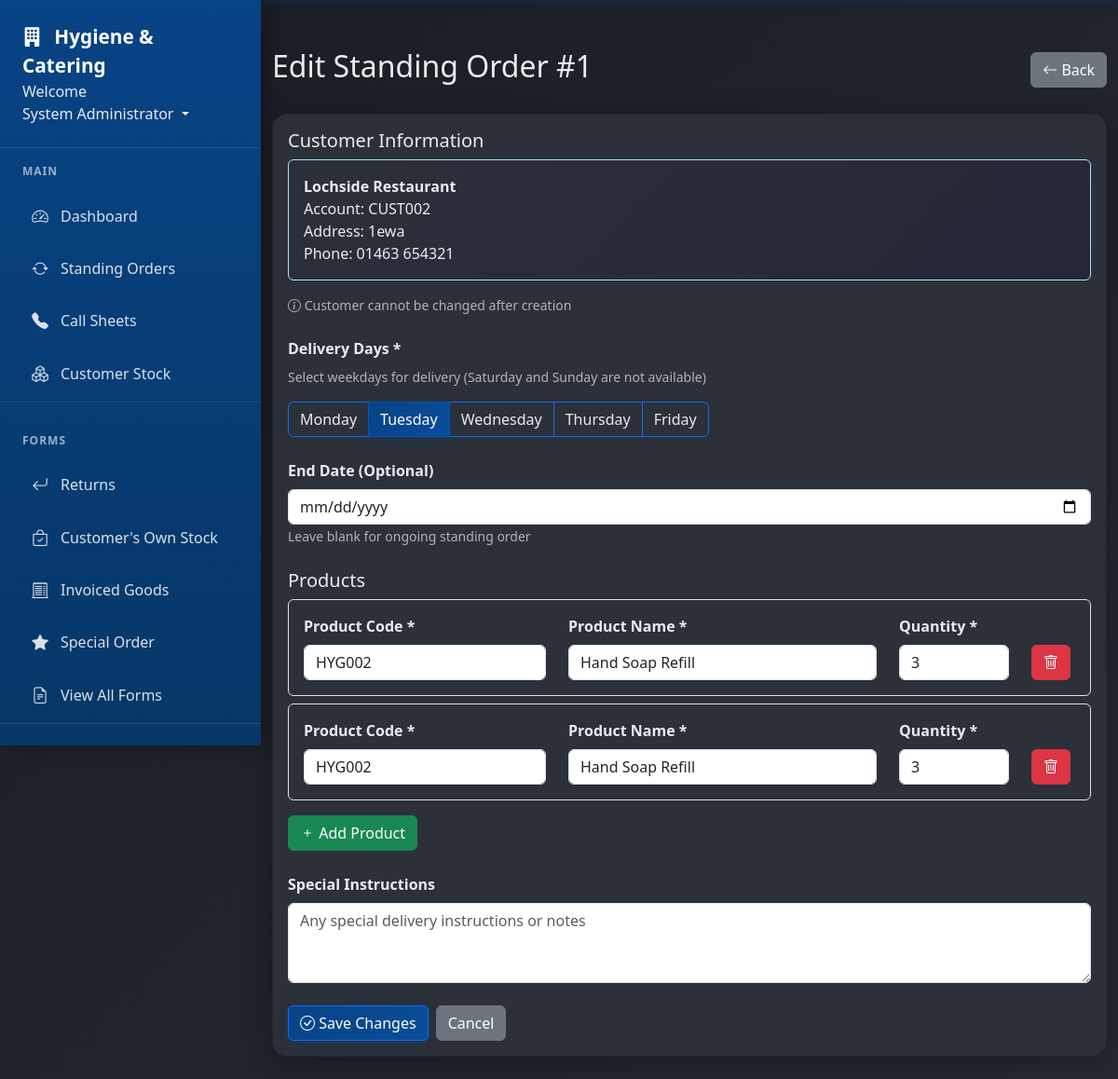
/standing-orders/standing-orders/1/edit (signed in), run on the app's committed database.
### app/models.py (models this page shows, shortened)
class User(db.Model, UserMixin):
    id = db.Column(db.Integer, primary_key=True)
    username = db.Column(db.String(20), unique=True, nullable=False)  # Keep for system use
    email = db.Column(db.String(120), unique=True, nullable=False, index=True)  # Primary identifier
    full_name = db.Column(db.String(100), nullable=False)
    password_hash = db.Column(db.String(128), nullable=False)  # Changed from 'password' to 'password_hash'
    role = db.Column(db.String(20), nullable=False)
    job_title = db.Column(db.String(100))
    direct_phone = db.Column(db.String(20))
    mobile_phone = db.Column(db.String(20))
    is_active = db.Column(db.Boolean, default=True)
    must_change_password = db.Column(db.Boolean, default=False)
    created_at = db.Column(db.DateTime, nullable=False, default=datetime.utcnow)
    last_login = db.Column(db.DateTime)
    forms = db.relationship('Form', foreign_keys='Form.user_id', backref='author', lazy=True)
    callsheet_entries = db.relationship('CallsheetEntry', backref='entered_by', lazy=True)
    callsheets_created = db.relationship('Callsheet', backref='created_by_user', lazy=True)
    todo_items = db.relationship('TodoItem', backref='user', lazy=True, cascade='all, delete-orphan')
    company_updates = db.relationship('CompanyUpdate', backref='author', lazy=True, cascade='all, delete-orphan')

class StandingOrder(db.Model):
    id = db.Column(db.Integer, primary_key=True)
    customer_id = db.Column(db.Integer, db.ForeignKey('customer.id'), nullable=False)
    delivery_days = db.Column(db.String(20), nullable=False)  # e.g., "0,3" for Monday & Thursday
    start_date = db.Column(db.Date, nullable=False)
    end_date = db.Column(db.Date, nullable=True)  # Null means ongoing
    status = db.Column(db.String(20), default='active')  # active, paused, ended
    special_instructions = db.Column(db.Text)
    created_by = db.Column(db.Integer, db.ForeignKey('user.id'), nullable=False)
    created_at = db.Column(db.DateTime, nullable=False, default=datetime.utcnow)
    updated_at = db.Column(db.DateTime, nullable=False, default=datetime.utcnow, onupdate=datetime.utcnow)
    WEEKDAYS = list(range(5))  # 0=Monday through 4=Friday
    WEEKDAY_NAMES = ['Monday', 'Tuesday', 'Wednesday', 'Thursday', 'Friday']
    WEEKEND_ERROR_MESSAGE = 'Weekend deliveries are not supported. Please select Monday through Friday only.'
    customer = db.relationship('Customer', backref='standing_orders')
    created_by_user = db.relationship('User', backref='created_standing_orders')
    items = db.relationship('StandingOrderItem', backref='standing_order', cascade='all, delete-orphan')
    schedules = db.relationship('StandingOrderSchedule', backref='standing_order', cascade='all, delete-orphan')
    logs = db.relationship('StandingOrderLog', backref='standing_order', cascade='all, delete-orphan')

class Customer(db.Model):
    id = db.Column(db.Integer, primary_key=True)
    account_number = db.Column(db.String(20), unique=True, nullable=False, index=True)
    name = db.Column(db.String(100), nullable=False, index=True)
    contact_name = db.Column(db.String(100))
    phone = db.Column(db.String(20))  # Main phone number for the account
    email = db.Column(db.String(100))
    address = db.Column(db.String(200))
    notes = db.Column(db.Text)
    callsheet_notes = db.Column(db.Text)  # Persistent across all callsheets
    addresses = db.relationship('CustomerAddress', backref='customer', lazy=True, cascade='all, delete-orphan')
    __table_args__ = (
        db.Index('idx_customer_account', 'account_number'),
        db.Index('idx_customer_name', 'name'),
    )

### app/blueprints/standing_orders.py (the view, shortened to what this page needs)
@standing_orders_bp.route('/standing-orders/<int:order_id>/edit', methods=['GET', 'POST'])
@login_required
def edit_standing_order(order_id):
    order = StandingOrder.query.get_or_404(order_id)
    customers = Customer.query.order_by(Customer.name).all()
    return render_template('standing_order_edit.html', order=order, customers=customers)

### app/models.py (called while the page is built)
@login_manager.user_loader
def load_user(user_id):
    return User.query.get(int(user_id))

### app/templates/standing_order_edit.html (shortened to what this page needs)
{% extends "base.html" %} {% block content %}
<div class="d-flex justify-content-between align-items-center mb-4">
  <h2>Edit Standing Order #{{ order.id }}</h2>
  <a
    href="{{ url_for('standing_orders.view_standing_order', order_id=order.id) }}"
    class="btn btn-secondary"
  >
    <i class="bi bi-arrow-left"></i> Back
  </a>
</div>
<div class="card">
  <div class="card-body">
    <form id="editStandingOrderForm">
      <div class="mb-4">
        <h5>Customer Information</h5>
        <div class="alert alert-info">
          <strong>{{ order.customer.name }}</strong><br />
          Account: {{ order.customer.account_number }}<br />
          {% if order.customer.address %} Address: {{ order.customer.address
          }}<br />
          {% endif %} {% if order.customer.phone %} Phone: {{
          order.customer.phone }} {% endif %}
        </div>
        <p class="text-muted small">
          <i class="bi bi-info-circle"></i> Customer cannot be changed after
          creation
        </p>
      </div>
      <div class="mb-4">
        <label class="form-label">Delivery Days *</label>
        <p class="text-muted small">
          Select weekdays for delivery (Saturday and Sunday are not available)
        </p>
        <div class="btn-group" role="group">
          {% for day_num, day_name in [(0, 'Monday'), (1, 'Tuesday'), (2,
          'Wednesday'), (3, 'Thursday'), (4, 'Friday')] %} <input
          <label
            class="btn {% if day_num|string in order.delivery_days.split(',') %}btn-primary{% else %}btn-outline-primary{% endif %}"
            for="day{{ day_num }}"
          >
            {{ day_name }}
          </label>
          {% endfor %}
        </div>
      </div>
      <div class="mb-4">
        <label class="form-label">End Date (Optional)</label>
        <input
          type="date"
          class="form-control"
          id="endDate"
          name="end_date"
          value="{% if order.end_date %}{{ order.end_date.strftime('%Y-%m-%d') }}{% endif %}"
        />
        <small class="text-muted">Leave blank for ongoing standing order</small>
      </div>
      <div class="mb-4">
        <h5>Products</h5>
        <div id="productsContainer">
        </div>
        <button
          type="button"
          class="btn btn-success mt-2"
          onclick="addProductRow()"
        >
          <i class="bi bi-plus"></i> Add Product
        </button>
      </div>
      <div class="mb-4">
        <label class="form-label">Special Instructions</label>
        <textarea
          class="form-control"
          id="specialInstructions"
          rows="3"
          placeholder="Any special delivery instructions or notes"
        >
{{ order.special_instructions or '' }}</textarea
        >
      </div>
      <div class="d-flex gap-2">
        <button type="submit" class="btn btn-primary">
          <i class="bi bi-check-circle"></i> Save Changes
        </button>
        <a
          href="{{ url_for('standing_orders.view_standing_order', order_id=order.id) }}"
          class="btn btn-secondary"
        >
          Cancel
        </a>
      </div>
    </form>
  </div>
</div>
<template id="productRowTemplate">
  <div class="product-row border rounded p-3 mb-2">
    <div class="row">
      <div class="col-md-4">
        <div class="search-container position-relative">
          <label class="form-label">Product Code *</label>
          <input
            type="text"
            class="form-control product-code"
            placeholder="Start typing product code..."
            required
          />
        </div>
      </div>
      <div class="col-md-5">
        <label class="form-label">Product Name *</label>
        <input
          type="text"
          class="form-control product-name"
          placeholder="Product name..."
          required
        />
      </div>
      <div class="col-md-2">
        <label class="form-label">Quantity *</label>
        <input
          type="number"
          class="form-control product-quantity"
          min="1"
          value="1"
          required
        />
      </div>
      <div class="col-md-1 d-flex align-items-end">
        <button
          type="button"
          class="btn btn-danger"
          onclick="removeProductRow(this)"
        >
          <i class="bi bi-trash"></i>
        </button>
      </div>
    </div>
  </div>
</template>
 {% endblock %}

### app/templates/base.html (shortened to what this page needs)
<!DOCTYPE html>
<html lang="en">
  <head>
    <link
      rel="stylesheet"
      href="{{ url_for('static', filename='style.css') }}"
    />
    <link
      href="https://cdn.jsdelivr.net/npm/bootstrap@5.3.0/dist/css/bootstrap.min.css"
      rel="stylesheet"
    />
    <link
      href="https://cdn.jsdelivr.net/npm/bootstrap-icons@1.11.0/font/bootstrap-icons.css"
      rel="stylesheet"
    />
  </head>
  <body>
    <nav class="nav-sidebar" id="navSidebar">
      <div class="nav-sidebar-header">
        <a href="{{ url_for('main.dashboard') }}" class="nav-sidebar-brand">
          <i class="bi bi-building-fill me-2"></i>
          Hygiene & Catering
        </a>
        <li class="nav-item dropdown" style="display: block">
          <text>Welcome</text>
          <a
            class="nav-link dropdown-toggle"
            href="#"
            id="userDropdown"
            role="button"
            data-bs-toggle="dropdown"
          >
             {{ current_user.full_name or
            current_user.username }}
          </a>
        </li>
      </div>
      {% if current_user.is_authenticated %}
      <div class="nav-sidebar-nav">
        <div class="nav-section">
          <div class="nav-section-title">Main</div>
          <div class="nav-item">
            <a class="nav-link" href="{{ url_for('main.dashboard') }}">
              <i class="bi bi-speedometer2"></i>
              Dashboard
            </a>
          </div>
          <div class="nav-item">
            <a
              class="nav-link"
              href="{{ url_for('standing_orders.standing_orders') }}"
            >
              <i class="bi bi-arrow-repeat"></i>
              Standing Orders
            </a>
          </div>
          <div class="nav-item">
            <a class="nav-link" href="{{ url_for('callsheets.callsheets') }}">
              <i class="bi bi-telephone-fill"></i>
              Call Sheets
            </a>
          </div>
          <div class="nav-item">
            <a
              class="nav-link"
              href="{{ url_for('customer_stock.customer_stock') }}"
            >
              <i class="bi bi-boxes"></i>
              Customer Stock
            </a>
          </div>
        </div>
        <div class="nav-section">
          <div class="nav-section-title">Forms</div>
          <div class="nav-item">
            <a class="nav-link" href="{{ url_for('main.returns') }}">
              <i class="bi bi-arrow-return-left"></i>
              Returns
            </a>
          </div>
          <div class="nav-item">
            <a
              class="nav-link"
              href="{{ url_for('customer_stock.branded_stock') }}"
            >
              <i class="bi bi-bag-check"></i>
              Customer's Own Stock
            </a>
          </div>
          <div class="nav-item">
            <a class="nav-link" href="{{ url_for('main.invoice_correction') }}">
              <i class="bi bi-receipt-cutoff"></i>
              Invoiced Goods
            </a>
          </div>
          <div class="nav-item">
            <a class="nav-link" href="{{ url_for('main.special_order') }}">
              <i class="bi bi-star-fill"></i>
              Special Order
            </a>
          </div>
          <div class="nav-item">
            <a class="nav-link" href="{{ url_for('main.forms') }}">
              <i class="bi bi-file-earmark-text"></i>
              View All Forms
            </a>
          </div>
        </div>
      </div>
      {% endif %}
    </nav>
    <div class="main-content" id="mainContent">
      <div class="container-fluid">
         {% block content %}{% endblock %}
      </div>
    </div>
  </body>
</html>

### app/static/style.css (style rules this page uses)
:root { --primary-blue: #084385; --primary-blue-light: #0a4d99; --primary-blue-dark: #063766; --dark-bg: #1a1d23; --dark-card: #2c3038; --dark-card-hover: #353a44; --text-light: #e9ecef; --text-muted: #adb5bd !important; --border-color: #495057; --success: #20c997; --warning: #ffc107; --danger: #dc3545; --info: #17a2b8; }
body { background: linear-gradient(135deg, var(--dark-bg) 0%, #252a32 100%); color: var(--text-light); font-family: "Segoe UI", Tahoma, Geneva, Verdana, sans-serif; min-height: 100vh; }
body, .card, .card-body, .table, .modal-body { color: var(--text-light) !important; }
.nav-sidebar { position: fixed; top: 0; left: 0; height: 100vh; width: 280px; background: linear-gradient( 180deg, var(--primary-blue) 0%, var(--primary-blue-dark) 100% ); box-shadow: 4px 0 20px rgba(0, 0, 0, 0.3); transition: transform 0.3s ease; z-index: 1050; overflow-y: auto; display: flex; flex-direction: column; }
.nav-sidebar-header { padding: 1.5rem; border-bottom: 1px solid rgba(255, 255, 255, 0.1); flex-shrink: 0; }
.nav-sidebar-brand { color: white !important; font-weight: 700; font-size: 1.3rem; text-decoration: none; }
.nav-sidebar-nav { padding: 1rem 0; flex: 1; overflow-y: auto; }
.nav-section { margin-bottom: 2rem; border-bottom: 1px solid rgba(255, 255, 255, 0.1); }
.nav-section-title { color: rgba(255, 255, 255, 0.6); font-size: 0.75rem; font-weight: 600; text-transform: uppercase; letter-spacing: 1px; padding: 0 1.5rem; margin-bottom: 0.75rem; }
.nav-sidebar-nav .nav-item, .nav-section .nav-item { margin: 0.25rem 1rem; }
.nav-sidebar-nav .nav-link, .nav-section .nav-link { display: flex; align-items: center; padding: 0.75rem 1rem; color: rgba(255, 255, 255, 0.85) !important; text-decoration: none; border-radius: 12px; transition: all 0.3s ease; font-weight: 500; border: 1px solid transparent; position: relative; overflow: hidden; }
.nav-sidebar-nav .nav-link i, .nav-section .nav-link i { margin-right: 0.75rem; font-size: 1.1rem; width: 20px; text-align: center; }
.main-content { margin-left: 280px; min-height: 100vh; }
@media (min-width: 769px) { .main-content { padding-top: 2rem; } }
.card { background: var(--dark-card) !important; border: 1px solid var(--border-color); border-radius: 16px !important; box-shadow: 0 8px 32px rgba(0, 0, 0, 0.3); margin-bottom: 24px; transition: all 0.3s ease; overflow: hidden; }
.card-body { background: var(--dark-card); padding: 1.5rem; color: var(--text-light); border-radius: 0 0 16px 16px; }
.btn { border-radius: 12px; font-weight: 500; padding: 0.6rem 1.2rem; transition: all 0.3s ease; border: none; color: white !important; }
.btn-primary { background: linear-gradient( 135deg, var(--primary-blue) 0%, var(--primary-blue-light) 100% ); color: white !important; box-shadow: 0 4px 15px rgba(8, 67, 133, 0.3); }
.btn-secondary { background: var(--border-color); color: white !important; }
.btn-success { background: var(--success); color: white; }
.btn-danger { background: var(--danger); color: white; }
.btn-outline-primary { border: 2px solid var(--primary-blue); color: #e9ecef !important; background: transparent; }
.form-control, .form-select { background: var(--dark-card); border: 2px solid var(--border-color); border-radius: 12px; color: var(--text-light); padding: 0.75rem 1rem; transition: all 0.3s ease; }
.form-control::placeholder { color: var(--text-muted); }
.form-label { font-weight: 600; margin-bottom: 0.5rem; }
.search-container { position: relative; }
.alert { border: none; border-radius: 12px; padding: 1rem 1.25rem; color: var(--text-light) !important; }
.alert-info { background: linear-gradient( 135deg, var(--dark-card) 0%, rgba(10, 1, 51, 0.2) 100% ) !important; color: var(--text-light); border-left: 4px solid var(--info); }
.text-muted { color: #adb5bd !important; }
.container, .container-fluid { padding-top: 20px; }
.main-content { flex: 1; }
.card .text-muted, .update-meta, .form-text { color: #adb5bd !important; }
small { color: var(--primary-blue); }

### data on the page
User: full_name "System Administrator"
StandingOrder: id "1"
Customer: customer.name "Lochside Restaurant", customer.account_number "CUST002", customer.address "1ewa", customer.phone "01463 654321"

### other printed values
{{ day_name }} "Monday" "Tuesday" "Wednesday" "Thursday" "Friday"
